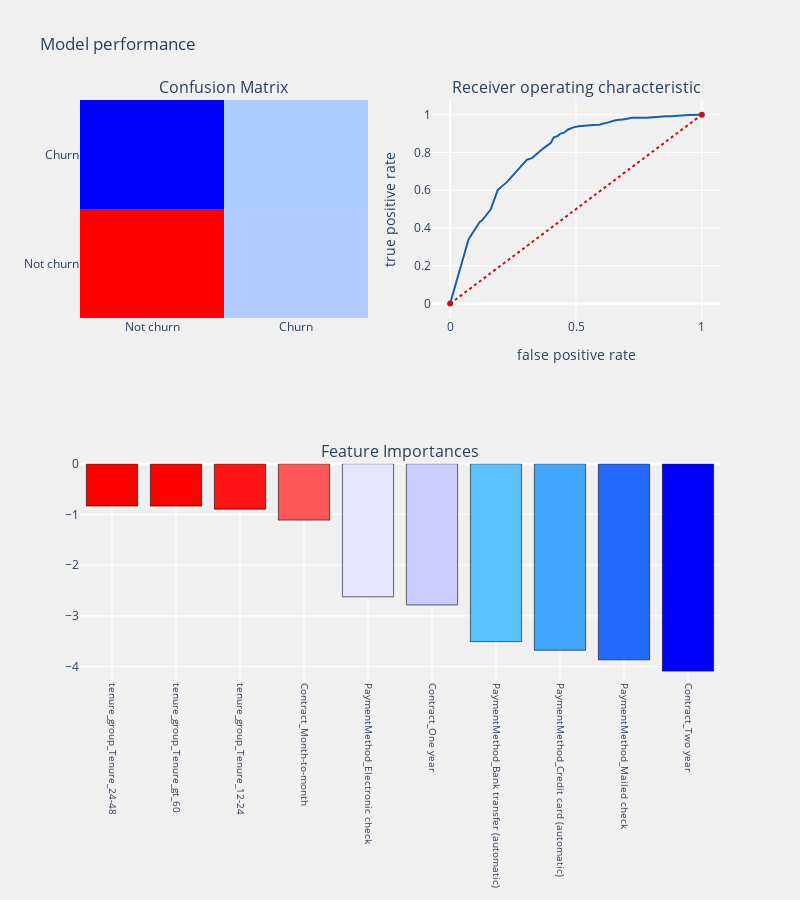
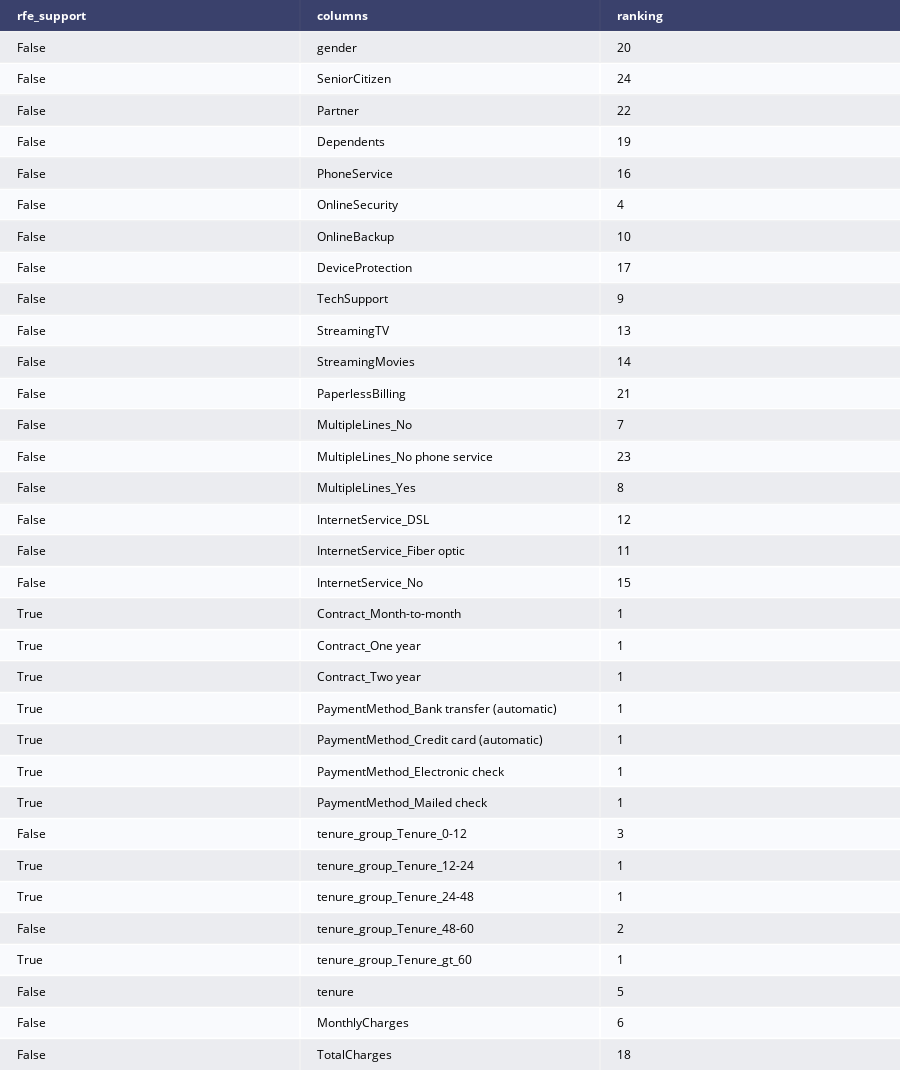

The code cell stored with these charts, in order, in its notebook:
### Code cell
from sklearn.feature_selection import RFE

logit = LogisticRegression()

rfe = RFE(logit,10)
rfe = rfe.fit(os_smote_X,os_smote_Y.values.ravel())

rfe.support_
rfe.ranking_

#identified columns Recursive Feature Elimination
idc_rfe = pd.DataFrame({"rfe_support" :rfe.support_,
                       "columns" : [i for i in telcom.columns if i not in Id_col + target_col],
                       "ranking" : rfe.ranking_,
                      })
cols = idc_rfe[idc_rfe["rfe_support"] == True]["columns"].tolist()


#separating train and test data
train_rf_X = os_smote_X[cols]
train_rf_Y = os_smote_Y
test_rf_X  = test[cols]
test_rf_Y  = test[target_col]

logit_rfe = LogisticRegression(C=1.0, class_weight=None, dual=False, fit_intercept=True,
          intercept_scaling=1, max_iter=100, multi_class='ovr', n_jobs=1,
          penalty='l2', random_state=None, solver='liblinear', tol=0.0001,
          verbose=0, warm_start=False)
#applying model
telecom_churn_prediction(logit_rfe,train_rf_X,test_rf_X,train_rf_Y,test_rf_Y,
                         cols,"coefficients",threshold_plot = True)

tab_rk = ff.create_table(idc_rfe)
py.iplot(tab_rk)

### Figure 1 — Plotly figure (JSON) as saved in the notebook; plotly's stock layout.template omitted (floating-point values rounded to 4 significant figures)
{"data": [{"colorscale": [[0, "rgb(0,0,255)"], [0.1, "rgb(51,153,255)"], [0.2, "rgb(102,204,255)"], [0.3, "rgb(153,204,255)"], [0.4, "rgb(204,204,255)"], [0.5, "rgb(255,255,255)"], [0.6, "rgb(255,204,255)"], [0.7, "rgb(255,153,255)"], [0.8, "rgb(255,102,204)"], [0.9, "rgb(255,102,102)"], [1, "rgb(255,0,0)"]], "name": "matrix", "showscale": false, "type": "heatmap", "x": ["Not churn", "Churn"], "xaxis": "x", "y": ["Not churn", "Churn"], "yaxis": "y", "z": [[882, 386], [117, 373]]}, {"line": {"color": "rgb(22, 96, 167)", "width": 2}, "name": "Roc : 0.7284040430052148", "type": "scatter", "x": [0, 0.07334, 0.1175, 0.127, 0.1609, 0.1893, 0.2256, 0.3044, 0.3265, 0.3502, 0.3541, 0.373, 0.3959, 0.3991, 0.4117, 0.4267, 0.4282, 0.4385, 0.4543, 0.4669, 0.485, 0.4897, 0.511, 0.5355, 0.541, 0.5686, 0.5938, 0.6017, 0.6293, 0.6459, 0.653, 0.6727, 0.6774, 0.6979, 0.7035, 0.7232, 0.7358, 0.7374, 0.7524, 0.7721, 0.7808, 0.8573, 0.8612, 0.8801, 0.9448, 0.9464, 0.9645, 0.9858, 1], "xaxis": "x2", "y": [0, 0.3408, 0.4327, 0.4408, 0.498, 0.602, 0.6429, 0.7612, 0.7714, 0.8041, 0.8041, 0.8245, 0.8469, 0.849, 0.8796, 0.8857, 0.8878, 0.9, 0.9061, 0.9204, 0.9306, 0.9327, 0.9388, 0.9429, 0.9429, 0.9449, 0.9469, 0.951, 0.9592, 0.9673, 0.9694, 0.9735, 0.9735, 0.9776, 0.9796, 0.9837, 0.9837, 0.9837, 0.9837, 0.9837, 0.9837, 0.9918, 0.9918, 0.9918, 0.998, 0.998, 1, 1, 1], "yaxis": "y2"}, {"line": {"color": "rgb(205, 12, 24)", "dash": "dot", "width": 2}, "type": "scatter", "x": [0, 1], "xaxis": "x2", "y": [0, 1], "yaxis": "y2"}, {"marker": {"color": [-0.8327, -0.8347, -0.8949, -1.111, -2.624, -2.784, -3.507, -3.676, -3.866, -4.088], "colorscale": [[0, "rgb(0,0,255)"], [0.1, "rgb(51,153,255)"], [0.2, "rgb(102,204,255)"], [0.3, "rgb(153,204,255)"], [0.4, "rgb(204,204,255)"], [0.5, "rgb(255,255,255)"], [0.6, "rgb(255,204,255)"], [0.7, "rgb(255,153,255)"], [0.8, "rgb(255,102,204)"], [0.9, "rgb(255,102,102)"], [1, "rgb(255,0,0)"]], "line": {"color": "black", "width": 0.6}}, "name": "coefficients", "type": "bar", "x": ["tenure_group_Tenure_24-48", "tenure_group_Tenure_gt_60", "tenure_group_Tenure_12-24", "Contract_Month-to-month", "PaymentMethod_Electronic check", "Contract_One year", "PaymentMethod_Bank transfer (automatic)", "PaymentMethod_Credit card (automatic)", "PaymentMethod_Mailed check", "Contract_Two year"], "xaxis": "x3", "y": [-0.8327, -0.8347, -0.8949, -1.111, -2.624, -2.784, -3.507, -3.676, -3.866, -4.088], "yaxis": "y3"}], "layout": {"annotations": [{"font": {"size": 16}, "showarrow": false, "text": "Confusion Matrix", "x": 0.225, "xanchor": "center", "xref": "paper", "y": 1, "yanchor": "bottom", "yref": "paper"}, {"font": {"size": 16}, "showarrow": false, "text": "Receiver operating characteristic", "x": 0.775, "xanchor": "center", "xref": "paper", "y": 1, "yanchor": "bottom", "yref": "paper"}, {"font": {"size": 16}, "showarrow": false, "text": "Feature Importances", "x": 0.5, "xanchor": "center", "xref": "paper", "y": 0.375, "yanchor": "bottom", "yref": "paper"}], "autosize": false, "height": 900, "margin": {"b": 195}, "paper_bgcolor": "rgba(240,240,240, 0.95)", "plot_bgcolor": "rgba(240,240,240, 0.95)", "showlegend": false, "title": {"text": "Model performance"}, "width": 800, "xaxis": {"anchor": "y", "domain": [0, 0.45]}, "xaxis2": {"anchor": "y2", "domain": [0.55, 1], "title": {"text": "false positive rate"}}, "xaxis3": {"anchor": "y3", "domain": [0, 1], "showgrid": true, "tickangle": 90, "tickfont": {"size": 10}}, "yaxis": {"anchor": "x", "domain": [0.625, 1]}, "yaxis2": {"anchor": "x2", "domain": [0.625, 1], "title": {"text": "true positive rate"}}, "yaxis3": {"anchor": "x3", "domain": [0, 0.375]}}}

### Figure 2 — Plotly figure (JSON) as saved in the notebook; plotly's stock layout.template omitted (floating-point values rounded to 4 significant figures)
{"data": [{"colorscale": [[0, "#00083e"], [0.5, "#ededee"], [1, "#ffffff"]], "hoverinfo": "none", "opacity": 0.75, "showscale": false, "type": "heatmap", "z": [[0, 0, 0], [0.5, 0.5, 0.5], [1, 1, 1], [0.5, 0.5, 0.5], [1, 1, 1], [0.5, 0.5, 0.5], [1, 1, 1], [0.5, 0.5, 0.5], [1, 1, 1], [0.5, 0.5, 0.5], [1, 1, 1], [0.5, 0.5, 0.5], [1, 1, 1], [0.5, 0.5, 0.5], [1, 1, 1], [0.5, 0.5, 0.5], [1, 1, 1], [0.5, 0.5, 0.5], [1, 1, 1], [0.5, 0.5, 0.5], [1, 1, 1], [0.5, 0.5, 0.5], [1, 1, 1], [0.5, 0.5, 0.5], [1, 1, 1], [0.5, 0.5, 0.5], [1, 1, 1], [0.5, 0.5, 0.5], [1, 1, 1], [0.5, 0.5, 0.5], [1, 1, 1], [0.5, 0.5, 0.5], [1, 1, 1], [0.5, 0.5, 0.5]]}], "layout": {"annotations": [{"align": "left", "font": {"color": "#ffffff"}, "showarrow": false, "text": "<b>rfe_support</b>", "x": -0.45, "xanchor": "left", "xref": "x", "y": 0, "yref": "y"}, {"align": "left", "font": {"color": "#ffffff"}, "showarrow": false, "text": "<b>columns</b>", "x": 0.55, "xanchor": "left", "xref": "x", "y": 0, "yref": "y"}, {"align": "left", "font": {"color": "#ffffff"}, "showarrow": false, "text": "<b>ranking</b>", "x": 1.55, "xanchor": "left", "xref": "x", "y": 0, "yref": "y"}, {"align": "left", "font": {"color": "#000000"}, "showarrow": false, "text": "False", "x": -0.45, "xanchor": "left", "xref": "x", "y": 1, "yref": "y"}, {"align": "left", "font": {"color": "#000000"}, "showarrow": false, "text": "gender", "x": 0.55, "xanchor": "left", "xref": "x", "y": 1, "yref": "y"}, {"align": "left", "font": {"color": "#000000"}, "showarrow": false, "text": "20", "x": 1.55, "xanchor": "left", "xref": "x", "y": 1, "yref": "y"}, {"align": "left", "font": {"color": "#000000"}, "showarrow": false, "text": "False", "x": -0.45, "xanchor": "left", "xref": "x", "y": 2, "yref": "y"}, {"align": "left", "font": {"color": "#000000"}, "showarrow": false, "text": "SeniorCitizen", "x": 0.55, "xanchor": "left", "xref": "x", "y": 2, "yref": "y"}, {"align": "left", "font": {"color": "#000000"}, "showarrow": false, "text": "24", "x": 1.55, "xanchor": "left", "xref": "x", "y": 2, "yref": "y"}, {"align": "left", "font": {"color": "#000000"}, "showarrow": false, "text": "False", "x": -0.45, "xanchor": "left", "xref": "x", "y": 3, "yref": "y"}, {"align": "left", "font": {"color": "#000000"}, "showarrow": false, "text": "Partner", "x": 0.55, "xanchor": "left", "xref": "x", "y": 3, "yref": "y"}, {"align": "left", "font": {"color": "#000000"}, "showarrow": false, "text": "22", "x": 1.55, "xanchor": "left", "xref": "x", "y": 3, "yref": "y"}, {"align": "left", "font": {"color": "#000000"}, "showarrow": false, "text": "False", "x": -0.45, "xanchor": "left", "xref": "x", "y": 4, "yref": "y"}, {"align": "left", "font": {"color": "#000000"}, "showarrow": false, "text": "Dependents", "x": 0.55, "xanchor": "left", "xref": "x", "y": 4, "yref": "y"}, {"align": "left", "font": {"color": "#000000"}, "showarrow": false, "text": "19", "x": 1.55, "xanchor": "left", "xref": "x", "y": 4, "yref": "y"}, {"align": "left", "font": {"color": "#000000"}, "showarrow": false, "text": "False", "x": -0.45, "xanchor": "left", "xref": "x", "y": 5, "yref": "y"}, {"align": "left", "font": {"color": "#000000"}, "showarrow": false, "text": "PhoneService", "x": 0.55, "xanchor": "left", "xref": "x", "y": 5, "yref": "y"}, {"align": "left", "font": {"color": "#000000"}, "showarrow": false, "text": "16", "x": 1.55, "xanchor": "left", "xref": "x", "y": 5, "yref": "y"}, {"align": "left", "font": {"color": "#000000"}, "showarrow": false, "text": "False", "x": -0.45, "xanchor": "left", "xref": "x", "y": 6, "yref": "y"}, {"align": "left", "font": {"color": "#000000"}, "showarrow": false, "text": "OnlineSecurity", "x": 0.55, "xanchor": "left", "xref": "x", "y": 6, "yref": "y"}, {"align": "left", "font": {"color": "#000000"}, "showarrow": false, "text": "4", "x": 1.55, "xanchor": "left", "xref": "x", "y": 6, "yref": "y"}, {"align": "left", "font": {"color": "#000000"}, "showarrow": false, "text": "False", "x": -0.45, "xanchor": "left", "xref": "x", "y": 7, "yref": "y"}, {"align": "left", "font": {"color": "#000000"}, "showarrow": false, "text": "OnlineBackup", "x": 0.55, "xanchor": "left", "xref": "x", "y": 7, "yref": "y"}, {"align": "left", "font": {"color": "#000000"}, "showarrow": false, "text": "10", "x": 1.55, "xanchor": "left", "xref": "x", "y": 7, "yref": "y"}, {"align": "left", "font": {"color": "#000000"}, "showarrow": false, "text": "False", "x": -0.45, "xanchor": "left", "xref": "x", "y": 8, "yref": "y"}, {"align": "left", "font": {"color": "#000000"}, "showarrow": false, "text": "DeviceProtection", "x": 0.55, "xanchor": "left", "xref": "x", "y": 8, "yref": "y"}, {"align": "left", "font": {"color": "#000000"}, "showarrow": false, "text": "17", "x": 1.55, "xanchor": "left", "xref": "x", "y": 8, "yref": "y"}, {"align": "left", "font": {"color": "#000000"}, "showarrow": false, "text": "False", "x": -0.45, "xanchor": "left", "xref": "x", "y": 9, "yref": "y"}, {"align": "left", "font": {"color": "#000000"}, "showarrow": false, "text": "TechSupport", "x": 0.55, "xanchor": "left", "xref": "x", "y": 9, "yref": "y"}, {"align": "left", "font": {"color": "#000000"}, "showarrow": false, "text": "9", "x": 1.55, "xanchor": "left", "xref": "x", "y": 9, "yref": "y"}, {"align": "left", "font": {"color": "#000000"}, "showarrow": false, "text": "False", "x": -0.45, "xanchor": "left", "xref": "x", "y": 10, "yref": "y"}, {"align": "left", "font": {"color": "#000000"}, "showarrow": false, "text": "StreamingTV", "x": 0.55, "xanchor": "left", "xref": "x", "y": 10, "yref": "y"}, {"align": "left", "font": {"color": "#000000"}, "showarrow": false, "text": "13", "x": 1.55, "xanchor": "left", "xref": "x", "y": 10, "yref": "y"}, {"align": "left", "font": {"color": "#000000"}, "showarrow": false, "text": "False", "x": -0.45, "xanchor": "left", "xref": "x", "y": 11, "yref": "y"}, {"align": "left", "font": {"color": "#000000"}, "showarrow": false, "text": "StreamingMovies", "x": 0.55, "xanchor": "left", "xref": "x", "y": 11, "yref": "y"}, {"align": "left", "font": {"color": "#000000"}, "showarrow": false, "text": "14", "x": 1.55, "xanchor": "left", "xref": "x", "y": 11, "yref": "y"}, {"align": "left", "font": {"color": "#000000"}, "showarrow": false, "text": "False", "x": -0.45, "xanchor": "left", "xref": "x", "y": 12, "yref": "y"}, {"align": "left", "font": {"color": "#000000"}, "showarrow": false, "text": "PaperlessBilling", "x": 0.55, "xanchor": "left", "xref": "x", "y": 12, "yref": "y"}, {"align": "left", "font": {"color": "#000000"}, "showarrow": false, "text": "21", "x": 1.55, "xanchor": "left", "xref": "x", "y": 12, "yref": "y"}, {"align": "left", "font": {"color": "#000000"}, "showarrow": false, "text": "False", "x": -0.45, "xanchor": "left", "xref": "x", "y": 13, "yref": "y"}, {"align": "left", "font": {"color": "#000000"}, "showarrow": false, "text": "MultipleLines_No", "x": 0.55, "xanchor": "left", "xref": "x", "y": 13, "yref": "y"}, {"align": "left", "font": {"color": "#000000"}, "showarrow": false, "text": "7", "x": 1.55, "xanchor": "left", "xref": "x", "y": 13, "yref": "y"}, {"align": "left", "font": {"color": "#000000"}, "showarrow": false, "text": "False", "x": -0.45, "xanchor": "left", "xref": "x", "y": 14, "yref": "y"}, {"align": "left", "font": {"color": "#000000"}, "showarrow": false, "text": "MultipleLines_No phone service", "x": 0.55, "xanchor": "left", "xref": "x", "y": 14, "yref": "y"}, {"align": "left", "font": {"color": "#000000"}, "showarrow": false, "text": "23", "x": 1.55, "xanchor": "left", "xref": "x", "y": 14, "yref": "y"}, {"align": "left", "font": {"color": "#000000"}, "showarrow": false, "text": "False", "x": -0.45, "xanchor": "left", "xref": "x", "y": 15, "yref": "y"}, {"align": "left", "font": {"color": "#000000"}, "showarrow": false, "text": "MultipleLines_Yes", "x": 0.55, "xanchor": "left", "xref": "x", "y": 15, "yref": "y"}, {"align": "left", "font": {"color": "#000000"}, "showarrow": false, "text": "8", "x": 1.55, "xanchor": "left", "xref": "x", "y": 15, "yref": "y"}, {"align": "left", "font": {"color": "#000000"}, "showarrow": false, "text": "False", "x": -0.45, "xanchor": "left", "xref": "x", "y": 16, "yref": "y"}, {"align": "left", "font": {"color": "#000000"}, "showarrow": false, "text": "InternetService_DSL", "x": 0.55, "xanchor": "left", "xref": "x", "y": 16, "yref": "y"}, {"align": "left", "font": {"color": "#000000"}, "showarrow": false, "text": "12", "x": 1.55, "xanchor": "left", "xref": "x", "y": 16, "yref": "y"}, {"align": "left", "font": {"color": "#000000"}, "showarrow": false, "text": "False", "x": -0.45, "xanchor": "left", "xref": "x", "y": 17, "yref": "y"}, {"align": "left", "font": {"color": "#000000"}, "showarrow": false, "text": "InternetService_Fiber optic", "x": 0.55, "xanchor": "left", "xref": "x", "y": 17, "yref": "y"}, {"align": "left", "font": {"color": "#000000"}, "showarrow": false, "text": "11", "x": 1.55, "xanchor": "left", "xref": "x", "y": 17, "yref": "y"}, {"align": "left", "font": {"color": "#000000"}, "showarrow": false, "text": "False", "x": -0.45, "xanchor": "left", "xref": "x", "y": 18, "yref": "y"}, {"align": "left", "font": {"color": "#000000"}, "showarrow": false, "text": "InternetService_No", "x": 0.55, "xanchor": "left", "xref": "x", "y": 18, "yref": "y"}, {"align": "left", "font": {"color": "#000000"}, "showarrow": false, "text": "15", "x": 1.55, "xanchor": "left", "xref": "x", "y": 18, "yref": "y"}, {"align": "left", "font": {"color": "#000000"}, "showarrow": false, "text": "True", "x": -0.45, "xanchor": "left", "xref": "x", "y": 19, "yref": "y"}, {"align": "left", "font": {"color": "#000000"}, "showarrow": false, "text": "Contract_Month-to-month", "x": 0.55, "xanchor": "left", "xref": "x", "y": 19, "yref": "y"}, {"align": "left", "font": {"color": "#000000"}, "showarrow": false, "text": "1", "x": 1.55, "xanchor": "left", "xref": "x", "y": 19, "yref": "y"}, {"align": "left", "font": {"color": "#000000"}, "showarrow": false, "text": "True", "x": -0.45, "xanchor": "left", "xref": "x", "y": 20, "yref": "y"}, {"align": "left", "font": {"color": "#000000"}, "showarrow": false, "text": "Contract_One year", "x": 0.55, "xanchor": "left", "xref": "x", "y": 20, "yref": "y"}, {"align": "left", "font": {"color": "#000000"}, "showarrow": false, "text": "1", "x": 1.55, "xanchor": "left", "xref": "x", "y": 20, "yref": "y"}, {"align": "left", "font": {"color": "#000000"}, "showarrow": false, "text": "True", "x": -0.45, "xanchor": "left", "xref": "x", "y": 21, "yref": "y"}, {"align": "left", "font": {"color": "#000000"}, "showarrow": false, "text": "Contract_Two year", "x": 0.55, "xanchor": "left", "xref": "x", "y": 21, "yref": "y"}, {"align": "left", "font": {"color": "#000000"}, "showarrow": false, "text": "1", "x": 1.55, "xanchor": "left", "xref": "x", "y": 21, "yref": "y"}, {"align": "left", "font": {"color": "#000000"}, "showarrow": false, "text": "True", "x": -0.45, "xanchor": "left", "xref": "x", "y": 22, "yref": "y"}, {"align": "left", "font": {"color": "#000000"}, "showarrow": false, "text": "PaymentMethod_Bank transfer (automatic)", "x": 0.55, "xanchor": "left", "xref": "x", "y": 22, "yref": "y"}, {"align": "left", "font": {"color": "#000000"}, "showarrow": false, "text": "1", "x": 1.55, "xanchor": "left", "xref": "x", "y": 22, "yref": "y"}, {"align": "left", "font": {"color": "#000000"}, "showarrow": false, "text": "True", "x": -0.45, "xanchor": "left", "xref": "x", "y": 23, "yref": "y"}, {"align": "left", "font": {"color": "#000000"}, "showarrow": false, "text": "PaymentMethod_Credit card (automatic)", "x": 0.55, "xanchor": "left", "xref": "x", "y": 23, "yref": "y"}, {"align": "left", "font": {"color": "#000000"}, "showarrow": false, "text": "1", "x": 1.55, "xanchor": "left", "xref": "x", "y": 23, "yref": "y"}, {"align": "left", "font": {"color": "#000000"}, "showarrow": false, "text": "True", "x": -0.45, "xanchor": "left", "xref": "x", "y": 24, "yref": "y"}, {"align": "left", "font": {"color": "#000000"}, "showarrow": false, "text": "PaymentMethod_Electronic check", "x": 0.55, "xanchor": "left", "xref": "x", "y": 24, "yref": "y"}, {"align": "left", "font": {"color": "#000000"}, "showarrow": false, "text": "1", "x": 1.55, "xanchor": "left", "xref": "x", "y": 24, "yref": "y"}, {"align": "left", "font": {"color": "#000000"}, "showarrow": false, "text": "True", "x": -0.45, "xanchor": "left", "xref": "x", "y": 25, "yref": "y"}, {"align": "left", "font": {"color": "#000000"}, "showarrow": false, "text": "PaymentMethod_Mailed check", "x": 0.55, "xanchor": "left", "xref": "x", "y": 25, "yref": "y"}, {"align": "left", "font": {"color": "#000000"}, "showarrow": false, "text": "1", "x": 1.55, "xanchor": "left", "xref": "x", "y": 25, "yref": "y"}, {"align": "left", "font": {"color": "#000000"}, "showarrow": false, "text": "False", "x": -0.45, "xanchor": "left", "xref": "x", "y": 26, "yref": "y"}, {"align": "left", "font": {"color": "#000000"}, "showarrow": false, "text": "tenure_group_Tenure_0-12", "x": 0.55, "xanchor": "left", "xref": "x", "y": 26, "yref": "y"}, {"align": "left", "font": {"color": "#000000"}, "showarrow": false, "text": "3", "x": 1.55, "xanchor": "left", "xref": "x", "y": 26, "yref": "y"}, {"align": "left", "font": {"color": "#000000"}, "showarrow": false, "text": "True", "x": -0.45, "xanchor": "left", "xref": "x", "y": 27, "yref": "y"}, {"align": "left", "font": {"color": "#000000"}, "showarrow": false, "text": "tenure_group_Tenure_12-24", "x": 0.55, "xanchor": "left", "xref": "x", "y": 27, "yref": "y"}, {"align": "left", "font": {"color": "#000000"}, "showarrow": false, "text": "1", "x": 1.55, "xanchor": "left", "xref": "x", "y": 27, "yref": "y"}, {"align": "left", "font": {"color": "#000000"}, "showarrow": false, "text": "True", "x": -0.45, "xanchor": "left", "xref": "x", "y": 28, "yref": "y"}, {"align": "left", "font": {"color": "#000000"}, "showarrow": false, "text": "tenure_group_Tenure_24-48", "x": 0.55, "xanchor": "left", "xref": "x", "y": 28, "yref": "y"}, {"align": "left", "font": {"color": "#000000"}, "showarrow": false, "text": "1", "x": 1.55, "xanchor": "left", "xref": "x", "y": 28, "yref": "y"}, {"align": "left", "font": {"color": "#000000"}, "showarrow": false, "text": "False", "x": -0.45, "xanchor": "left", "xref": "x", "y": 29, "yref": "y"}, {"align": "left", "font": {"color": "#000000"}, "showarrow": false, "text": "tenure_group_Tenure_48-60", "x": 0.55, "xanchor": "left", "xref": "x", "y": 29, "yref": "y"}, {"align": "left", "font": {"color": "#000000"}, "showarrow": false, "text": "2", "x": 1.55, "xanchor": "left", "xref": "x", "y": 29, "yref": "y"}, {"align": "left", "font": {"color": "#000000"}, "showarrow": false, "text": "True", "x": -0.45, "xanchor": "left", "xref": "x", "y": 30, "yref": "y"}, {"align": "left", "font": {"color": "#000000"}, "showarrow": false, "text": "tenure_group_Tenure_gt_60", "x": 0.55, "xanchor": "left", "xref": "x", "y": 30, "yref": "y"}, {"align": "left", "font": {"color": "#000000"}, "showarrow": false, "text": "1", "x": 1.55, "xanchor": "left", "xref": "x", "y": 30, "yref": "y"}, {"align": "left", "font": {"color": "#000000"}, "showarrow": false, "text": "False", "x": -0.45, "xanchor": "left", "xref": "x", "y": 31, "yref": "y"}, {"align": "left", "font": {"color": "#000000"}, "showarrow": false, "text": "tenure", "x": 0.55, "xanchor": "left", "xref": "x", "y": 31, "yref": "y"}, {"align": "left", "font": {"color": "#000000"}, "showarrow": false, "text": "5", "x": 1.55, "xanchor": "left", "xref": "x", "y": 31, "yref": "y"}, {"align": "left", "font": {"color": "#000000"}, "showarrow": false, "text": "False", "x": -0.45, "xanchor": "left", "xref": "x", "y": 32, "yref": "y"}, {"align": "left", "font": {"color": "#000000"}, "showarrow": false, "text": "MonthlyCharges", "x": 0.55, "xanchor": "left", "xref": "x", "y": 32, "yref": "y"}, {"align": "left", "font": {"color": "#000000"}, "showarrow": false, "text": "6", "x": 1.55, "xanchor": "left", "xref": "x", "y": 32, "yref": "y"}, {"align": "left", "font": {"color": "#000000"}, "showarrow": false, "text": "False", "x": -0.45, "xanchor": "left", "xref": "x", "y": 33, "yref": "y"}, {"align": "left", "font": {"color": "#000000"}, "showarrow": false, "text": "TotalCharges", "x": 0.55, "xanchor": "left", "xref": "x", "y": 33, "yref": "y"}, {"align": "left", "font": {"color": "#000000"}, "showarrow": false, "text": "18", "x": 1.55, "xanchor": "left", "xref": "x", "y": 33, "yref": "y"}], "height": 1070, "margin": {"b": 0, "l": 0, "r": 0, "t": 0}, "xaxis": {"dtick": 1, "gridwidth": 2, "showticklabels": false, "tick0": -0.5, "ticks": "", "zeroline": false}, "yaxis": {"autorange": "reversed", "dtick": 1, "gridwidth": 2, "showticklabels": false, "tick0": 0.5, "ticks": "", "zeroline": false}}}
